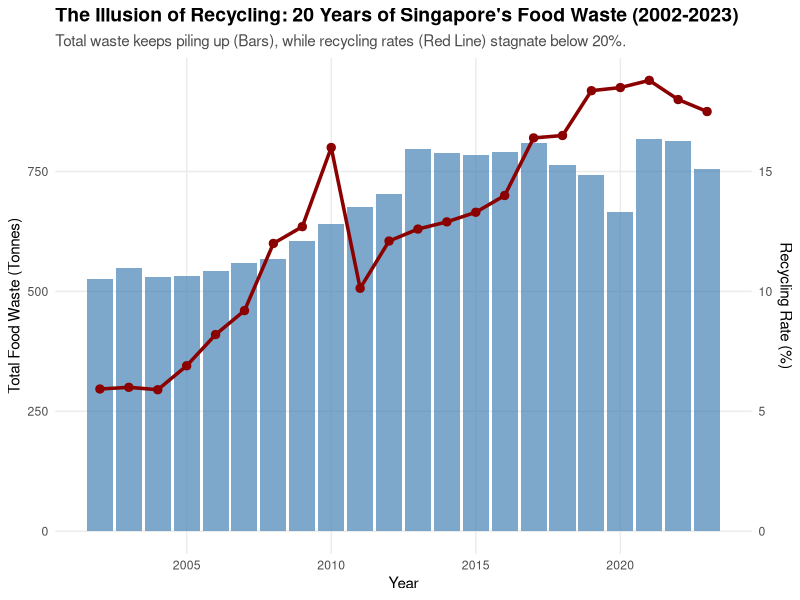

Source code (R):
library(dplyr)
library(ggplot2)

# Load dataset
sg_waste <- read.csv("singapore_food_waste.csv")

# Define scaling factor for the dual y-axis (aligning percentages with raw tonnage)
scale_factor <- 50 

# Generate visualization
ggplot(sg_waste, aes(x = Year)) +
  # Bar chart for Total Waste
  geom_col(aes(y = Total_Waste), fill = "steelblue", alpha = 0.7) +
  
  # Line chart for Recycling Rate
  geom_line(aes(y = Recycling_Rate * scale_factor), color = "darkred", linewidth = 1.2) +
  geom_point(aes(y = Recycling_Rate * scale_factor), color = "darkred", size = 2.5) +
  
  # Configure dual axes
  scale_y_continuous(
    name = "Total Food Waste (Tonnes)", 
    sec.axis = sec_axis(~ . / scale_factor, name = "Recycling Rate (%)")
  ) +
  
  # Labels & Titles
  labs(
    title = "The Illusion of Recycling: 20 Years of Singapore's Food Waste (2002-2023)",
    subtitle = "Total waste keeps piling up (Bars), while recycling rates (Red Line) stagnate below 20%.",
    x = "Year"
  ) +
  
  # Clean aesthetics
  theme_minimal() +
  theme(
    plot.title = element_text(face = "bold", size = 14),
    plot.subtitle = element_text(color = "gray30", size = 11),
    panel.grid.minor = element_blank() # Remove minor gridlines for a cleaner look
  )
